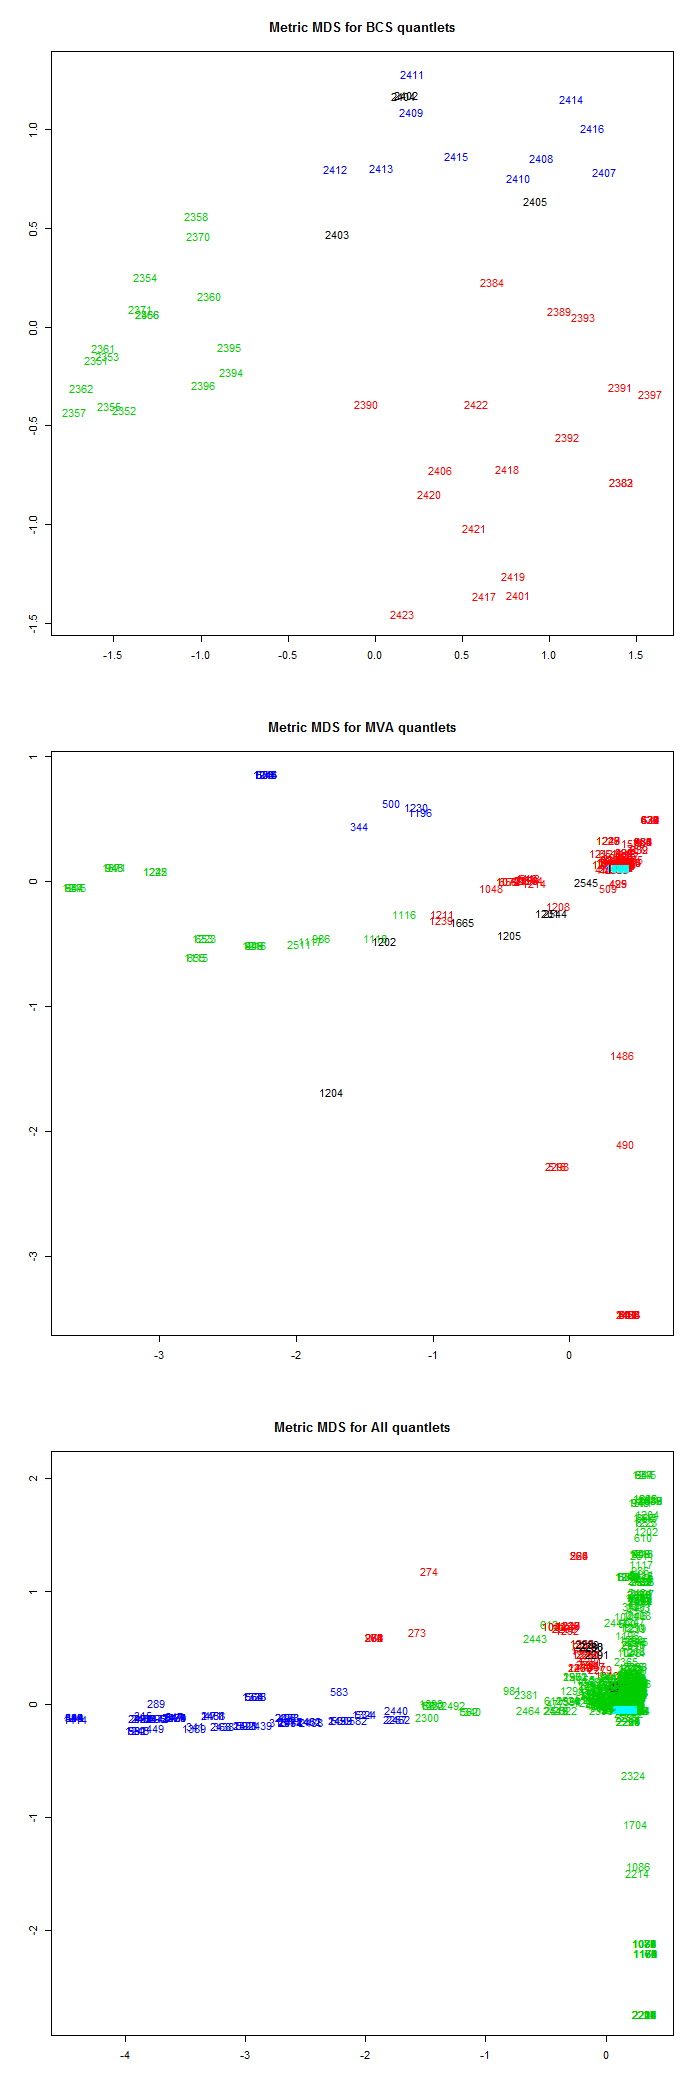

Write the R code that produced this figure.

# clear all variables
rm(list = ls(all = TRUE))
graphics.off()

# read all Qlets
D       = as.matrix(read.table("export_q_kw_All.dat"))

# take everything but ID
E       = D[, -1]
IDall   = D[, 1]        # Quantlet IDs 

# transpose and norm to one columnwise, then a column equals the vector representation of a Qlet
norm.E  = apply(t(E), 2, function(v) {
    v/sqrt(sum(v * v))
})
norm.E[is.na(norm.E)] = 0

# cache global Qlet matrix as norm, needed for following transformations
D_global = norm.E

# read vector matrix from BCS
D       = as.matrix(read.table("export_q_kw_310.dat"))
E       = D[, -1]       # extract everything but ID
IDB     = D[, 1]        # set ID

# transpose and norm to one columnwise, then a column equals the vector
# representation of a Qlet
norm.E  = apply(t(E), 2, function(v) {
    v/sqrt(sum(v * v))
})
norm.E[is.na(norm.E)] = 0

# transpose the BCS vector representation of the basis model into T model
# (term-term-correlation), one column in D_T_310 is equivalent to the vector
# representation of a Qlet in the T model
D_T_310 = t(D_global) %*% norm.E

# read vector matrix from MVA
D       = as.matrix(read.table("export_q_kw_141.dat"))
E       = D[, -1]       # extract everything but ID
IDM     = D[, 1]        # set ID

# transpose and norm to one columnwise, then a column equals the vector representation of a Qlet
norm.E  = apply(t(E), 2, function(v) {
    v/sqrt(sum(v * v))
})
norm.E[is.na(norm.E)] = 0

# transpose the MVA vector representation of the basis model into T model
# (term-term-correlation) one column in D_T_141 is equivalent to the vector
# representation of a Qlet in the T model
D_T_141     = t(D_global) %*% norm.E

# set plot for 3 columns
par(mfrow   = c(3, 1))

# BCS
set.seed(12345)                         # set pseudo random numbers
d           = dist(t(D_T_310))          # Euclidean norm
clusBCS     = kmeans(t(D_T_310), 4)     # kmeans for 4 clusters/centers
mdsBCS      = cmdscale(d, k = 2)        # mds for 2 dimensions
plot(mdsBCS, type = "n", xlab = "", ylab = "", main = "Metric MDS for BCS quantlets")
text(mdsBCS[, 1], mdsBCS[, 2], IDB, col = clusBCS$cluster)

# MVA
set.seed(12345)                         # set pseudo random numbers
d           = dist(t(D_T_141))
clusMVA     = kmeans(t(D_T_141), 4)
mdsMVA      = cmdscale(d, k = 2)
plot(mdsMVA, type = "n", xlab = "", ylab = "", main = "Metric MDS for MVA quantlets")
text(mdsMVA[, 1], mdsMVA[, 2], IDM, col = clusMVA$cluster)

# Displaying Null-Vectors
D_T_141_null = apply(D_T_141^2, 2, sum)
text(mdsMVA[D_T_141_null == 0, 1], mdsMVA[D_T_141_null == 0, 2],
    IDM[D_T_141_null == 0], col = 5)

# All Qlets
D_T_global  = t(D_global) %*% D_global

set.seed(12345)  # set pseudo random numbers
d           = dist(t(D_T_global))
clusAll     = kmeans(t(D_T_global), 4)
mdsAll      = cmdscale(d, k = 2)
plot(mdsAll, type = "n", xlab = "", ylab = "", main = "Metric MDS for All quantlets")
text(mdsAll[, 1], mdsAll[, 2], IDall, col = clusAll$cluster)

# Displaying Null-Vectors
D_T_global_null = apply(D_T_global^2, 2, sum)
text(mdsAll[D_T_global_null == 0, 1], mdsAll[D_T_global_null == 0, 2],
    IDall[D_T_global_null == 0], col = 5)
